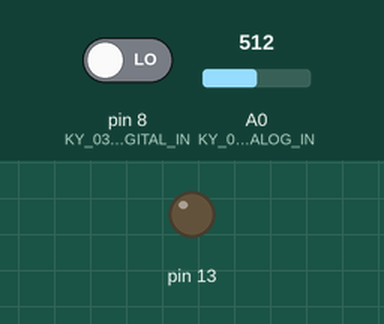
This sketch was run on a simulated Arduino Uno, built with avr-gcc and run on an emulated ATmega328P. Parts: output pins drawn as LEDs (lit = HIGH). The test bench sets the inputs (shaded band); at power-on: pin 8 (KY_037_DIGITAL_IN) LOW, A0 (KY_037_ANALOG_IN) = 512.

Above: at 1.2 s.
1.3 s: pin 8 (KY_037_DIGITAL_IN) driven HIGH
At 2.5 s:
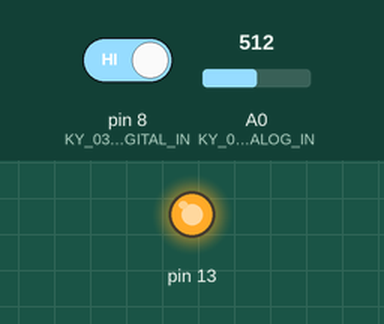
2.8 s: pin 8 (KY_037_DIGITAL_IN) driven LOW
At 3.8 s:
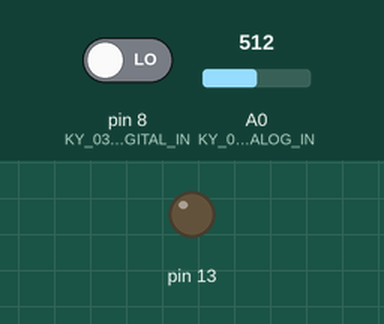
Timing chart, 0 to 5.8 s (numbered marks = the images above; inputs shaded):
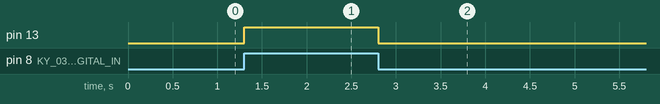

Measured:
- after the input at 1.3 s, pin 13: LOW → HIGH at once
- after the input at 2.8 s, pin 13: HIGH → LOW at once

The sketch:

KY-037_BigSoundSensor.ino
```cpp
/*
 * inventr.io 37 in 1 Sensor Kit (https://inventr.io/product/37-in-1-sensor-kit/)
 * Sensor Course (https://inventr.io/course/sensor-training/)
 *
 * Code contributions:
 *    David Schmidt (davids@inventr.io)
 *    biTToe        (bittoe@yahoo.com)
 * Lesson - [KY-037] Big Sound Sensor
 *
 *** The KY-037 "Big Sound Sensor" & the KY-038 "Small Sound Sensor"
 *** function EXACTLY the same. The only difference is in the size
 *** and sensitivity of the microphones.
 *
 * KY-037 is a module that is designed to detect sound intensity and convert
 * it into an analog voltage signal. It is also known as a big sound sensor
 * or a sound detection sensor module.

 * This module has a built-in microphone that detects sound waves and converts
 * them into electrical signals. The output voltage of the module varies with
 * the intensity of the sound. The module has an adjustable sensitivity knob
 * that allows you to set the threshold level at which the sound is detected
 * and is widely used in various projects such as voice-activated lights,
 * sound-activated alarms, and interactive sound installations.
 *
 * The sensitivity can be adjusted using the potentiometer on the module.
 * The module has a digital output that goes high when it detects a sound
 * above the set threshold and goes low when the sound is below the threshold.
 *
 *+-+--+--+--+--+--+--+--+--+--+--+--+--+--+--+--+--+--+--+--+
 *|          CALIBRATION
 *| The KY-037 Big Sound Sensor functions like a thermostat
 *| for sound.
 *|
 *| To calibrate this sensor, un-comment the Serial.print
 *| lines at the end of the sketch and run.
 *| The Analog value will be somewhere between 0 & 1023
 *| The Digital Value will be 1 if the analog value is LESS than ~510
 *| The Digital Value will be 0 if the analog value is GREATER than ~510
 *|
 *| In a quiet room, set the trigger point by adjusting the small
 *| screw on the blue potentiometer; this will change the analog
 *| output (sensitivity): Clockwise DECREASES Analog Value,
 *| Counterclockwise INCREASES Analog Value. When the
 *| Analog Value is LESS than about 510 the Digital
 *| Value should change from 0 to 1. This is your trigger point.
 *|
 *| Place a sound source close to the microphone. You could use a
 *| speaker or small electric motor. The sensor is directional and
 *| will work best when the source is directly in front of the sensor.
 *| Turn-on your sound source. IF it is positioned correctly and it
 *| is loud enough, the analogue output will drop below 500
 *| and the digital output will change from 0 to 1.
 *|
 *| To fine tune the sensitivity, observe LED2 on the sensor.
 *| When LED2 is ON you have crossed the threshold. Adjust
 *| the potentiometer so your trigger-point is consistent
 *| and reliable.
 *+-+--+--+--+--+--+--+--+--+--+--+--+--+--+--+--+--+--+--+--+
 *
 ** N.B.
 *
 * You can use HIGH, 1, true interchangeably
 * You can use LOW, 0, false interchangeably
 * but you should be consistent
 *
 * There are seven sensors in this kit that have
 * a red PCB and a blue potentiometer
 * KY-024 LinearHall  | KY-036 TouchSensor
 * KY-025 ReedSwitch  | KY-037 BigSoundSensor
 * KY-026 FlameSensor | KY-038 SmallSoundSensor
 * KY-028 DigitalTempSensor
 *
 * They all function in exactly the same way and use exactly the same code,
 * albeit with different variable names.
 *
 * Each sensor is equipped with:
 * two output pins: digital (DO) and analog (AO).
 * Two on-board LEDs: Power (LED1) & Threshold (LED2)

 * When the intensity of the signal is GREATER than the set threshold:
 * DO == 1, AO < ~500, LED2 is ON

 * When the intensity of the signal is LESS than the set threshold:
 * DO == 0, AO > ~500, LED2 is OFF

 * The analog pin output (AO) is a range from 0 to 1023
 * The digital pin output (DO) is either 0 or 1
 * These are sensors that detects a physical signal: noise, heat, magnetic field... etc
 * Each sensor has a limited range of detection.
 *
 * ** THE STRONGER THE SIGNAL, THE LOWER THE Analog Value -Closer to 0 **
 * ** THE WEAKER THE SIGNAL, THE HIGHER THE Analog Value -Closer to 1024 **
 * ** (AO) LESS THAN ~512 triggers (DO) to 1
 * ** (AO) GREATER than ~512 triggers (DO) to 0
 *
 * These sensors are not calibrated in any meaningful  way.
 * They are detectors as opposed to calibrated sensors; their outputs are not meant to
 * be converted to functional units (dB, degrees, lumens, Teslas... etc)
 *
 * This project uses:
 * One Digital pin to OUTPUT (HIGH or LOW)
 * One Analog pin to OUTPUT (Magnetic field strength & polarity)
 * The onboard LED
 * On the Hero (Arduino Uno compatible) we *could* use: D0-D13, A0-A5.
 * Skip: A0-A5 (can use for any ANALOG pin),
 *       D0/D1 (used by USB),
 *       D2/D3 (save for interrupts),
 *       D13 (used by LED_BUILTIN and SPI Clock),
 *       D5, D6, D9, D10 and D11 (save for PWM)
 *       D11 (SPI MOSI)
 *       D12 (SPI MISO)
 * Recommended for fewest conflicts:
 *    Digital pin: D4, D7 or D8
 *    Analog pin:  A0-A5
 */


const uint8_t KY_037_DIGITAL_IN = 8;  // digital sensor
const uint8_t KY_037_ANALOG_IN = A0;  // analog sensor

void setup() {
  Serial.begin(9600);
  pinMode(LED_BUILTIN, OUTPUT);      // define LED_BUILTIN as output interface
  pinMode(KY_037_DIGITAL_IN, INPUT); // define digital pin as input interface
  pinMode(KY_037_ANALOG_IN, INPUT);  // define analog pin as input interface
}

void loop() {
  int ky037_Dval = digitalRead(KY_037_DIGITAL_IN); // Reads digital value
  int ky037_Aval = analogRead(KY_037_ANALOG_IN);   // Reads analog value

  if (ky037_Dval == HIGH) // temperature GREATER than set threshold
    digitalWrite(LED_BUILTIN, HIGH);
  else                    // temperatire LESS than set threshold
    digitalWrite(LED_BUILTIN, LOW);
  delay(5);             // change this value to pole the sensor more or less often

  /*
   * To see what the sensor is writing to the Hero board
   * Uncomment the Serial.print lines below
   * This information is also useful during calibration
   */
  // Serial.print("Digital Value: ");
  // Serial.print(ky037_Dval);
  // Serial.print(" | ");
  // Serial.print("Analog value: ");
  // Serial.println(ky037_Aval);
}
```
